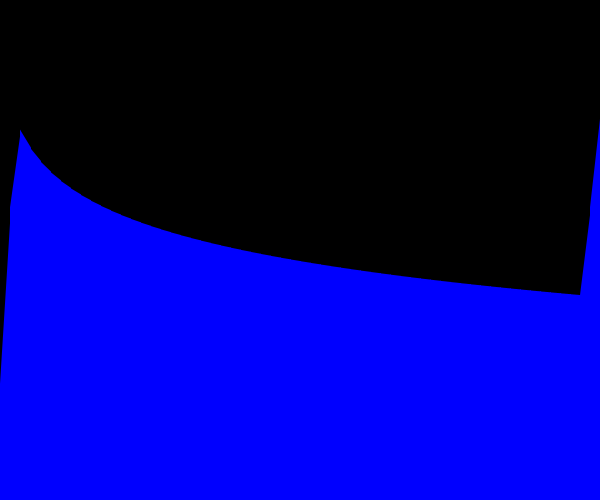
Frame 1 (no input)
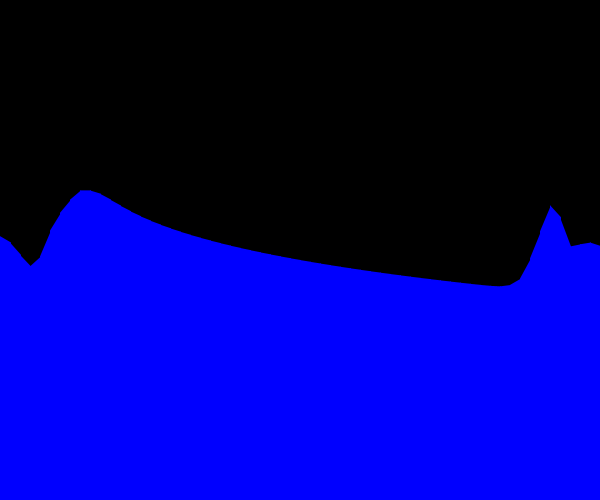
Frame 60 (the mouse pressed at the canvas centre just before this capture)
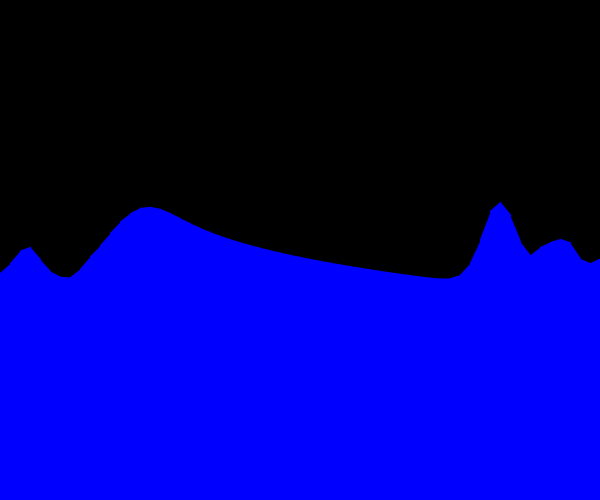
Frame 120 (the mouse held since frame 60 and released just before this capture)

The Processing sketch that drew these frames (run headless with seeded random() and noise(); from frame 60 on, the mouse is pressed at the canvas centre):

// Processing sketch: MySWE_1D_v0
// ── MySWE_1D_v0.pde
//

static int n = 60; //number of cells
float dx = 600.0/n; //500 pixels long
float g = 9.8; //???
float volume;
float dt = 0.01; //update rate

float h[] = new float[n]; //Height
float hu[] = new float[n]; //Momentum
float dhdt[] = new float[n]; //Height
float dhudt[] = new float [n]; //Momentum
//Midpoint helpers
float h_mid[] = new float[n]; //Height
float hu_mid[] = new float[n]; //Momentum
float dhdt_mid[] = new float[n]; //Height
float dhudt_mid[] = new float [n]; //Momentum

//Boundary condition switch
boolean periodic = true;
boolean free = false;
boolean reflective = false;

void update(float dt){
  //Compute midpoint heights and momentums
  for (int i=0; i<n-1; i++){
    h_mid[i] = (h[i+1]+h[i])/2;
    hu_mid[i] = (hu[i+1]+hu[i])/2;
  }
  //Update dhdt_mid and dhudt_mid based on SWE
  for (int i=0; i<n-1; i++){
    //Compute dhdt_mid
    float dhudx_mid = (hu[i+1]-hu[i])/dx;
    dhdt_mid[i] = -dhudx_mid;
    //Compute dhu/dt (mid)
    float dhu2dx_mid = (sq(hu[i+1])/h[i+1]-sq(hu[i])/h[i])/dx;
    float dgh2dx_mid = g*(sq(h[i+1])-sq(h[i]))/dx;
    dhudt_mid[i] = -(dhu2dx_mid + .5*dgh2dx_mid);
  }
  //Integrate midpoint
  for (int i=0; i<n-1; i++){
    h_mid[i] += dhdt_mid[i]*dt/2;
    hu_mid[i] += dhudt_mid[i]*dt/2;
  }
  //Update dhdt and dhudt based on SWE with midpoints
  for (int i=1; i<n-1; i++){
    //Compute dhdt
    float dhudx = (hu_mid[i] - hu_mid[i-1])/dx;
    dhdt[i] = -dhudx;
    
    //Compute dhu/dt
    float dhu2dx = (sq(hu_mid[i])/h_mid[i] - sq(hu_mid[i-1])/h_mid[i-1])/dx;
    float dgh2dx = g*(sq(h_mid[i])-sq(h_mid[i-1]))/dx;
    dhudt[i] = -(dhu2dx +.5*dgh2dx);
  }
  //Ingegrate heights and momentum
  float new_volume = 0;
  for (int i=1; i<n-1; i++){
    h[i] += dhdt[i]*dt;
    hu[i] += dhudt[i]*dt;
    new_volume += h[i];
  }
  //normalizing volume
  if (abs(new_volume-volume)>10){
  for (int i=1; i<n-1; i++){
    h[i] = h[i]*volume/new_volume;
  }
  }
  //Boundary Update: Periodic
  if (periodic) {
  h[0]=h[n-2];
  h[n-1]=h[1];
  hu[0]=hu[n-2];
  hu[n-1]=hu[1];
  }
  //Boundary Update: Free
  if (free) {
  h[0]=h[1];
  h[n-1]=h[n-2];
  hu[0]=hu[1];
  hu[n-1]=hu[n-2];
  }
  //Boundary Update: Reflective
  if (reflective) {
  h[0]=h[1];
  h[n-1]=h[n-2];
  hu[0]=hu[1];
  hu[n-1]=hu[n-2];
  }
}

void setup(){
  size(600,500);
  background(0);
  //Set up initial values
  setupInitialValue();
  noStroke();
  fill(0,0,255);
  float a = h[0]+(h[0]-h[1])/2;
  for (int i=0; i<n-1; i++){
    float b = (h[i]+h[i+1])/2;
    beginShape();
    vertex(dx*i,height-a);
    vertex(dx*(i+1)+1,height-b);
    vertex(dx*(i+1)+1,height);
    vertex(dx*i,height);
    endShape(CLOSE); 
    a = b;
  }
  beginShape();
  vertex(dx*(n-1),height-a);
  vertex(width,height-h[n-1]);
  vertex(width,height);
  vertex(dx*(n-1),height);
  endShape(CLOSE);
}
void setupInitialValue(){
  volume = 0;
  for (int i=0; i<n; i++){
    h[i]=400-log(i+1)*50;
    
    //h[i]=random(200,280);
    hu[i]=0;
    volume += h[i];
  }
}

void draw(){
  background(0);
  noStroke();
  fill(0,0,255);  
  update(1/frameRate);
  float a = h[0]+(h[0]-h[1])/2;
  for (int i=0; i<n-1; i++){
    float b = (h[i]+h[i+1])/2;
    //update(dt);
    beginShape();
    vertex(dx*i,height-a);
    vertex(dx*(i+1)+1,height-b);
    vertex(dx*(i+1)+1,height);
    vertex(dx*i,height);
    endShape(CLOSE); 
    a = b;
  }
  beginShape();
  vertex(dx*(n-1),height-a);
  vertex(width,height-h[n-1]);
  vertex(width,height);
  vertex(dx*(n-1),height);
  endShape(CLOSE);
  println("frameRate="+frameRate);
}

void keyPressed()
{
  if (key == '1') {
    println("Switch boundary condition to periodic.");
    periodic = true; free = false; reflective = false;
  }
  if (key == '2') {
    println("Switch boundary condition to free.");
    periodic = false; free = true; reflective = false;
  }
  if (key == '3') {
    println("Switch boundary condition to reflective.");
    periodic = false; free = false; reflective = true;
  }  
}
void keyReleased()
{
  if (key == 'r'){
    println("Reseting the System.");
    setupInitialValue();
    //periodic = true; free = false; reflective = false;
  }
}
